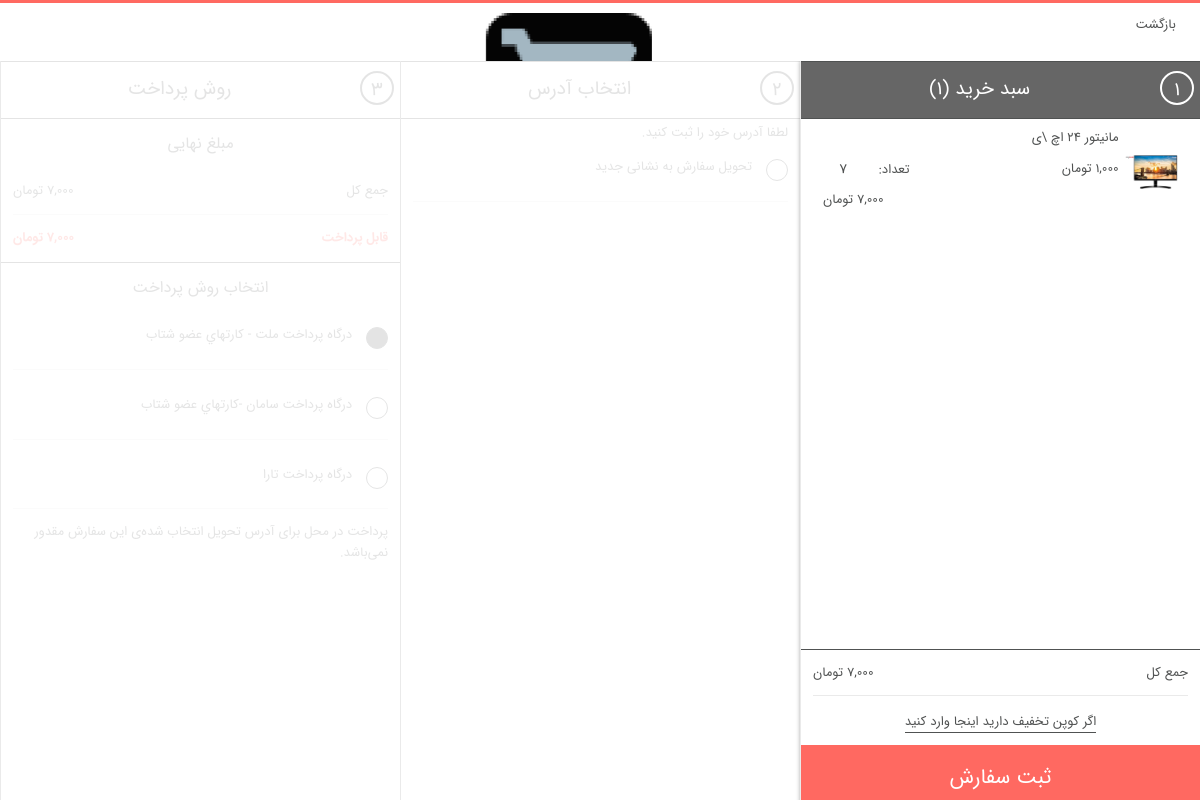
Before: /order/shopcart with the older database file.
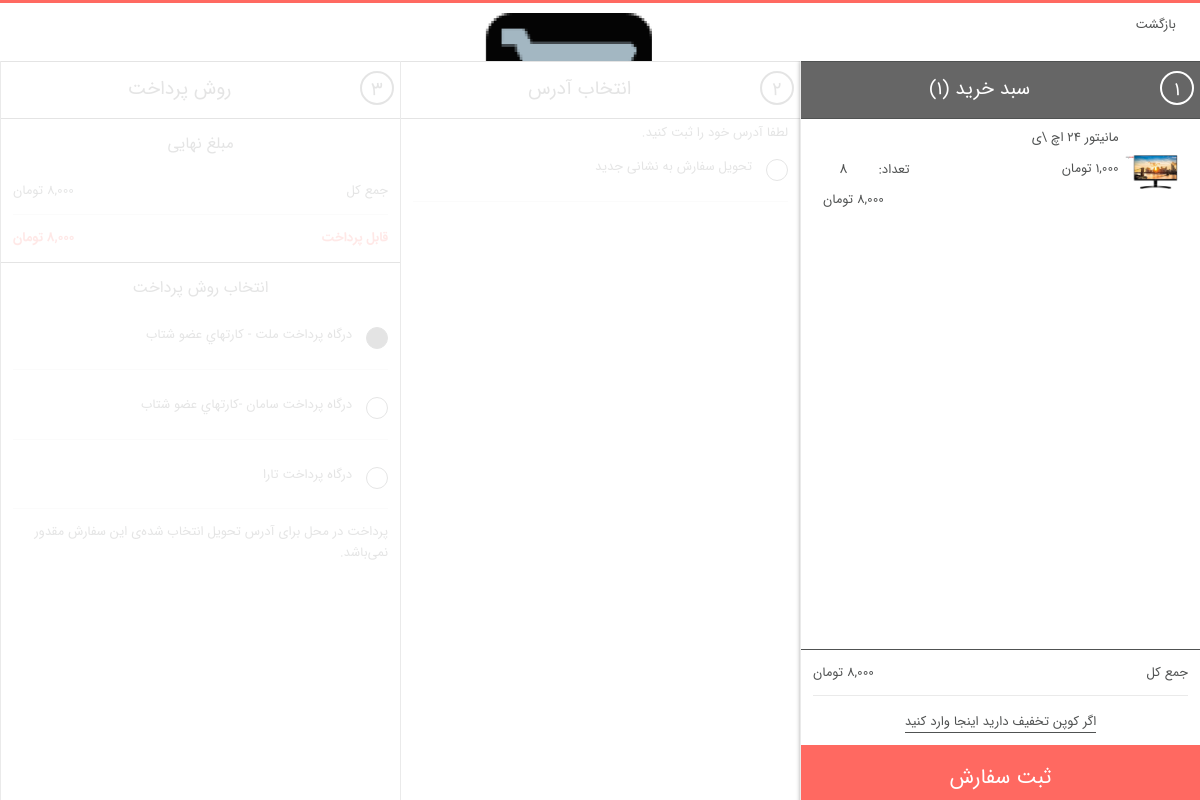
After: the same page with the newer database file.
### order/models.py (models this page shows)
class ShopCart(models.Model):
    user = models.ForeignKey(User, on_delete=models.SET_NULL, null=True, verbose_name='کاربر')
    product = models.ForeignKey(Product, on_delete=models.SET_NULL, null=True, verbose_name='محصول')
    quantity = models.IntegerField(verbose_name='تعداد')
    def __str__(self):
        return self.product.title
    @property
    def price(self):
        return self.product.price
    price.fget.short_description = 'قیمت'
    @property
    def product_total_price(self):
        return self.quantity * self.product.price
    product_total_price.fget.short_description = 'مجموع'
    class Meta:
        verbose_name = 'سبد خرید'
        verbose_name_plural = 'سبد های خرید'

### product/models.py (models this page shows, shortened)
class Product(models.Model):
    STATUS = (
        ('True', 'فعال'),
        ('False', 'غیرغعال'),
    )
    VARIANTS = (
        ('None', 'ندارد'),
        ('Size', 'تنوع از نظر سایز'),
        ('Color', 'تنوع از نظر رنگ'),
        ('SizeColor', 'تنوع از نظر سایز و رنگ'),
    )
    category = models.ForeignKey(Category, on_delete=models.CASCADE,
                                 verbose_name='دسته بندی')  # many to one with Category
    title = models.CharField(max_length=50, verbose_name='نام محصول')
    keywords = models.CharField(max_length=255, verbose_name='کلمات کلیدی')
    description = models.CharField(max_length=255, verbose_name='توضیحات')
    image = models.ImageField(upload_to='images/', verbose_name='تصویر اصلی')
    price = models.IntegerField(verbose_name='قیمت')
    amount = models.IntegerField(verbose_name='موجودی')
    minamount = models.IntegerField(verbose_name='حداقل موجودی')
    variant = models.CharField(max_length=20, choices=VARIANTS, default='None', verbose_name='تنوع محصول')
    detail = RichTextUploadingField(verbose_name='جزئیات')
    status = models.CharField(max_length=20, choices=STATUS, verbose_name='وضعیت')
    create_at = models.DateTimeField(auto_now_add=True, verbose_name='تاریخ ایجاد')
    update_at = models.DateTimeField(auto_now=True, verbose_name='تاریخ بروزرسانی')
    slug = models.SlugField(allow_unicode=True, unique=True, null=False)
    def image_tag(self):
        return mark_safe('<img src="{}" height="50"/>'.format(self.image.url))
    image_tag.short_description = 'تصویر'
    class Meta:
        verbose_name = 'محصول'
        verbose_name_plural = 'محصولات'

### order/views.py (the view)
# urls.py: path('shopcart', views.shopcart, name='addproduct'),
def shopcart(request):
    category = Category.objects.all()
    current_user = request.user
    shop_cart = ShopCart.objects.filter(user_id=current_user.id)
    addresses = UserAddress.objects.filter(user_id=current_user.id)
    totalprice = 0
    for rs in shop_cart:
        totalprice += rs.product.price * rs.quantity
    context = {'shopcart': shop_cart,
               'category': category,
               'totalprice': totalprice,
               'addresses': addresses,
               }
    return render(request, 'shopcart_products.html', context)

### order/templates/shopcart_products.html (shortened to what this page needs)
{% extends "base.html" %}
{% load humanize %}
{% block header %} {% include "simple_header.html" %}{% endblock %}
{% block body %}
    <main class="main" id="checkout" style="margin-top: 10px">
        <section class="column invoice active" id="basketPage">
            {% include 'cart_page.html' %}
        </section>
        <section class="column address" id="orderAdressPage">
            {% include 'order_product_address_page.html' %}
        </section>
        <section class="column payment" id="orderPaymentPage">
            {% include 'payment_methods_page.html' %}
        </section>
    </main>
{% endblock %}

### order/templates/cart_page.html (shortened to what this page needs)
{% load humanize %}
<div id="basketContent">
    <h1 style="">
        <a href="/order/shopcart" title="ویرایش سبد خرید">
            <span class="step">۱</span><i class="icon-shopping_cart_full"></i><span
                class="title-step">سبد خرید ({{ shopcart|length }})</span>
        </a>
        <button type="button" id="emptyBasketBtn" title="خالی کردن سبد خرید"></button>
    </h1>
    <div class="wrapper" data-src="/shop/basket">
        <form action="/basket/update" data-bind="form: 'basketForm'"
              data-updateandgettrackingmodelurl="/sitemap.xml" id="basket" method="post"
              novalidate="novalidate">
            {% for rs in shopcart %}
                <article class="row">
                    <figure>
                        <a href="/product/{{ rs.product.id }}/{{ rs.product.slug }}"
                           data-product-url="">
                            <img src="{{ rs.product.image.url }}"
                                 title="{{ rs.product.title }}"
                                 alt="{{ rs.product.title }}">
                        </a>
                    </figure>
                    <div class="content">
                        <h6>{{ rs.product.title }}</h6>
                        <div class="line">
                            <p class="size-list">{{ rs.price | intcomma:False }} تومان</p>
                            <div class="quantity">
                                <span>تعداد:</span>
                                <button type="button" class="icon-navigate_plus increase"></button>
                                <input type="text" disabled="disabled" class="number"
                                       name="lines[0].Quantity" value="{{ rs.quantity }}">
                                <button type="button" class="icon-navigate_minus decrease"></button>
                            </div>
                        </div>
                        <div class="line">
                            <p class="price">{{ rs.product_total_price | intcomma:False }} تومان</p>
                        </div>
                    </div>
                    <a href="/order/removefromcart/{{ rs.id }}" title="حذف"
                       onclick="return confirm('{{ rs }} از سبد خرید حذف شود ؟')">
                        <button type="button" data-src="/order/removeitem" class="hyp-remove icon-navigate_cross"
                        ></button>
                    </a>
                </article>
            {% endfor %}
        </form>
    </div>
    <footer>
        <div class="row">
            <p>جمع کل</p><span>{{ totalprice | intcomma:False }} تومان</span>
        </div>
        <div class="row link enter-discount">
            <a class="showForm hyp-discount">اگر کوپن تخفیف دارید اینجا وارد کنید </a>
        </div>
        <a href="/order/orderproduct">
            <button onclick="" class="btn confirm">ثبت سفارش</button>
        </a>
    </footer>
</div>

Changed rows visible on the page:
changed ShopCart "مانیتور 24 اچ \\ی": quantity "7" → "8"; product_total_price "7,000" → "8,000"
Other visible differences:
{{ totalprice | intcomma:False }}: "7,000" → "8,000"
